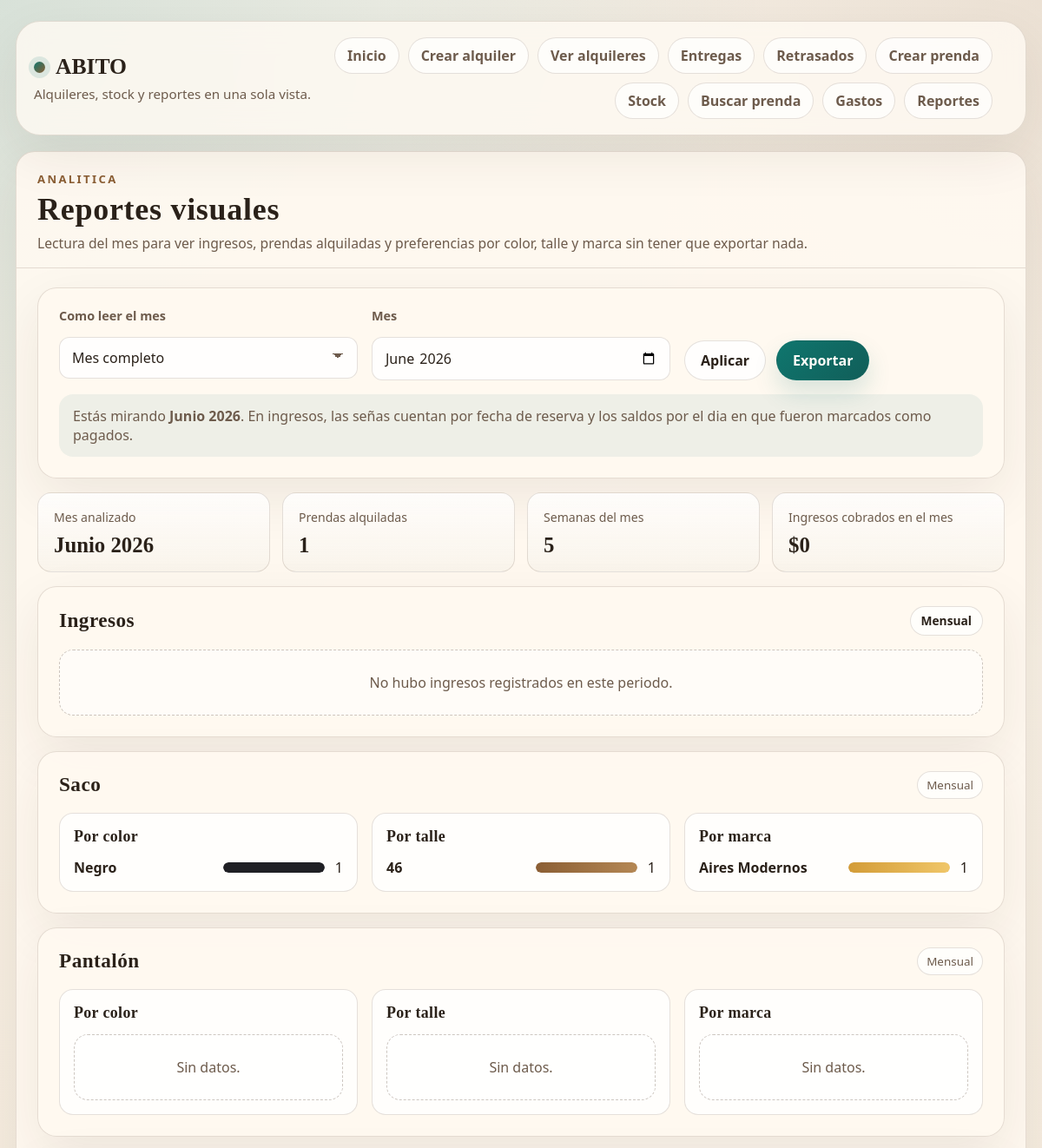
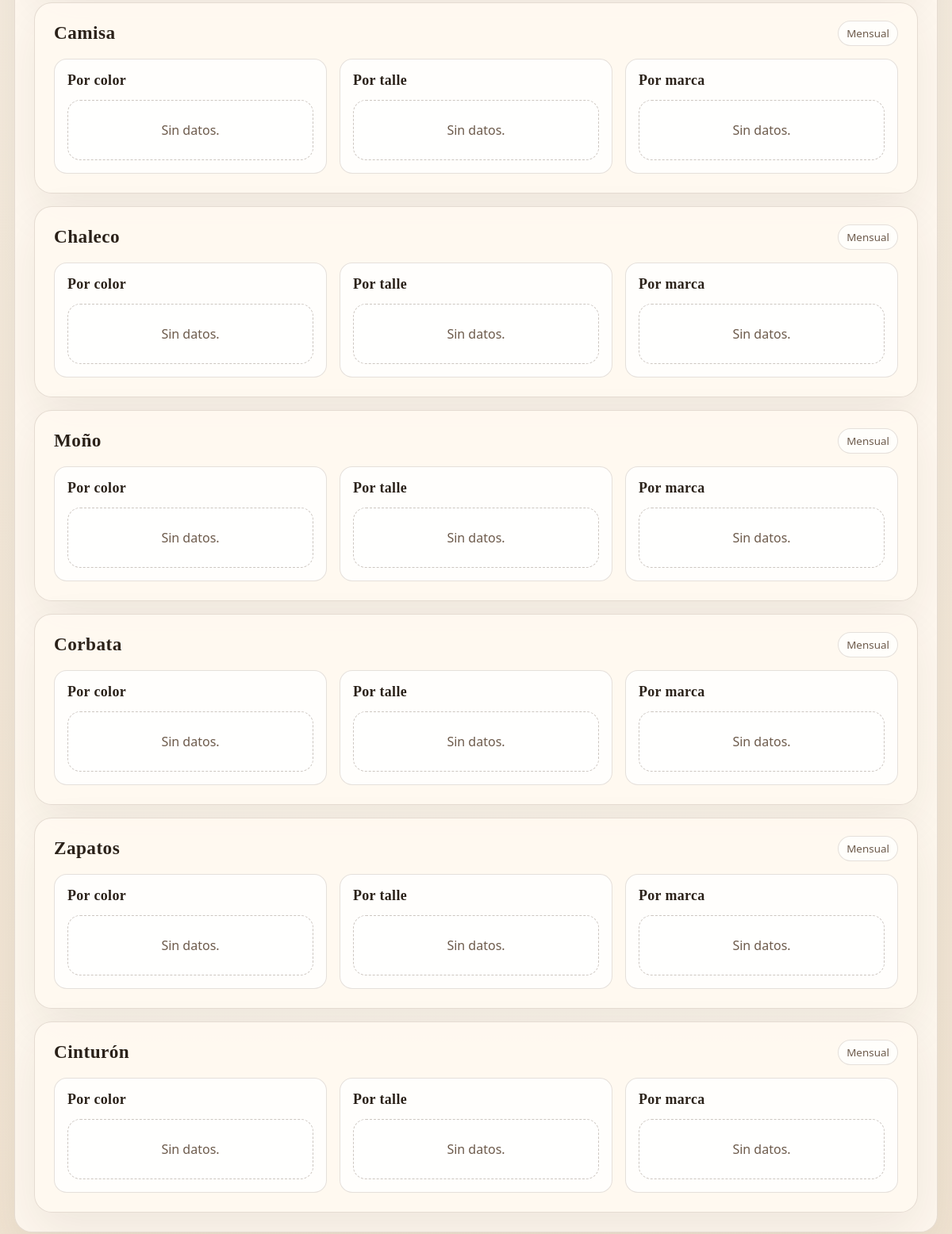
/reportes/, run on the app's committed database (2 pictures, top to bottom).
### prendas/models.py (models this page shows, shortened)
class Prenda(models.Model):
    C_SACO = "SACO"
    C_PANTALON = "PANTALON"
    C_CAMISA = "CAMISA"
    C_CHALECO = "CHALECO"
    C_MONO = "MONO"
    C_CORBATA = "CORBATA"
    C_ZAPATOS = "ZAPATOS"
    C_CINTURON = "CINTURON"
    CATEGORIAS = [
        (C_SACO, "Saco"),
        (C_PANTALON, "Pantalón"),
        (C_CAMISA, "Camisa"),
        (C_CHALECO, "Chaleco"),
        (C_MONO, "Moño"),
        (C_CORBATA, "Corbata"),
        (C_ZAPATOS, "Zapatos"),
        (C_CINTURON, "Cinturón"),
    ]
    E_DISP = "DISPONIBLE"
    E_RES = "RESERVADO"
    E_ENT = "ENTREGADO"
    E_DAN = "DANADA"
    ESTADOS = [
        (E_DISP, "Disponible"),
        (E_RES, "Reservado"),
        (E_ENT, "Entregado"),
        (E_DAN, "Dañada"),
    ]
    O_NAC = "NACIONAL"
    O_IMP = "IMPORTADO"
    ORIGENES = [
        (O_NAC, "Nacional"),
        (O_IMP, "Importado"),
    ]
    codigo = models.CharField(max_length=10, unique=True, db_index=True)
    categoria = models.CharField(max_length=20, choices=CATEGORIAS)
    marca = models.CharField(max_length=40, blank=True, default="")
    color = models.CharField(max_length=40, blank=True, default="")
    talle = models.CharField(max_length=20, blank=True, default="")
    origen = models.CharField(max_length=20, choices=ORIGENES, blank=True, default="")
    estado = models.CharField(max_length=20, choices=ESTADOS, default=E_DISP)
    notas = models.CharField(max_length=200, blank=True, default="")
    creado_en = models.DateTimeField(auto_now_add=True)
    actualizado_en = models.DateTimeField(auto_now=True)
    class Meta:
        indexes = [
            models.Index(fields=["categoria", "estado"]),
            models.Index(fields=["origen"]),
            models.Index(fields=["marca"]),
            models.Index(fields=["color"]),
            models.Index(fields=["talle"]),
        ]

### reportes/views.py (the view, shortened to what this page needs)
# urls.py: path("", views.home, name="home"),
def home(request):
    period, start, end, weeks_n = _resolve_period(request)
    item_rows = (
        AlquilerItem.objects
        .select_related("alquiler", "prenda")
        .filter(alquiler__fecha_entrega__gte=start, alquiler__fecha_entrega__lt=end)
        .values_list(
            "alquiler__fecha_entrega",
            "prenda__categoria",
            "prenda__color",
            "prenda__talle",
            "prenda__marca",
        )
    )
    monthly_color = defaultdict(lambda: defaultdict(int))
    monthly_talle = defaultdict(lambda: defaultdict(int))
    monthly_marca = defaultdict(lambda: defaultdict(int))
    weekly_color = defaultdict(lambda: defaultdict(lambda: defaultdict(int)))
    weekly_talle = defaultdict(lambda: defaultdict(lambda: defaultdict(int)))
    weekly_marca = defaultdict(lambda: defaultdict(lambda: defaultdict(int)))
    total_items = 0
    for entrega, categoria, color, talle, marca in item_rows:
        total_items += 1
        color = (color or "").strip() or "Sin color"
        talle = (talle or "").strip() or "Sin talle"
        marca = (marca or "").strip() or "Sin marca"
        if period == "mensual":
            monthly_color[categoria][color] += 1
            monthly_talle[categoria][talle] += 1
            monthly_marca[categoria][marca] += 1
        else:
            week = ((entrega.day - 1) // 7) + 1
            weekly_color[categoria][color][week] += 1
            weekly_talle[categoria][talle][week] += 1
            weekly_marca[categoria][marca][week] += 1
    report = []
    for categoria, label in Prenda.CATEGORIAS:
        if period == "mensual":
            colors = _bar_items_from_pairs(_top_k_from_monthly(monthly_color.get(categoria, {})), "accent", color_mode=True)
            talles = _bar_items_from_pairs(_top_k_from_monthly(monthly_talle.get(categoria, {})), "secondary")
            marcas = _bar_items_from_pairs(_top_k_from_monthly(monthly_marca.get(categoria, {})), "warn")
            report.append({
                "label": label,
                "mode": "mensual",
                "cards": [
                    {"title": "Por color", "items": colors},
                    {"title": "Por talle", "items": talles},
                    {"title": "Por marca", "items": marcas},
                ],
            })
    methods = dict(Alquiler.METODOS_PAGO)
    method_order = list(methods.keys()) + ["SIN"]
    ingresos_mensual = {
        "sena": defaultdict(float),
        "saldo": defaultdict(float),
        "total": defaultdict(float),
    }
    ingresos_semanal = defaultdict(lambda: {
        "sena": defaultdict(float),
        "saldo": defaultdict(float),
        "total": defaultdict(float),
    })
    senas = (
        Alquiler.objects
        .filter(fecha_reserva__gte=start, fecha_reserva__lt=end)
        .values_list("fecha_reserva", "sena", "metodo_sena")
    )
    saldos = (
        Alquiler.objects
        .filter(estado_saldo=Alquiler.SAL_PAG, saldo_pagado_en__isnull=False)
        .filter(saldo_pagado_en__gte=start, saldo_pagado_en__lt=end)
        .values_list("saldo_pagado_en", "saldo", "metodo_saldo")
    )
    if period == "mensual":
        rows, total_sena, total_saldo, total_general = _income_rows(ingresos_mensual, methods, method_order)
        ingresos_ctx = {
            "tipo": "mensual",
            "rows": rows,
            "total_sena": total_sena,
            "total_saldo": total_saldo,
            "total_general": total_general,
        }
    summary = [
        {"label": "Mes analizado", "value": _month_label(start)},
        {"label": "Prendas alquiladas", "value": total_items},
        {"label": "Semanas del mes", "value": weeks_n},
        {"label": "Ingresos cobrados en el mes", "value": total_general, "money": True},
    ]
    return render(request, "reportes/home.html", {
        "periodo": period,
        "ym_value": f"{start.year:04d}-{start.month:02d}",
        "month_label": _month_label(start),
        "start": start,
        "weeks_n": weeks_n,
        "total_items": total_items,
        "ingresos": ingresos_ctx,
        "report": report,
        "summary": summary,
    })

### alquileres/templatetags/abito_tags.py (called while the page is built)
def _to_decimal(value):
    if value in (None, ""):
        return None
    if isinstance(value, Decimal):
        return value
    try:
        return Decimal(str(value).replace(",", "."))
    except (InvalidOperation, ValueError, TypeError):
        return None

@register.filter
def miles0(value):
    number = _to_decimal(value)
    if number is None:
        return ""
    rounded = int(number.quantize(Decimal("1"), rounding=ROUND_HALF_UP))
    sign = "-" if rounded < 0 else ""
    formatted = f"{abs(rounded):,}".replace(",", ".")
    return f"{sign}{formatted}"

### reportes/views.py (called while the page is built)
def _first_day_next_month(day: date) -> date:
    if day.month == 12:
        return date(day.year + 1, 1, 1)
    return date(day.year, day.month + 1, 1)

def _weeks_in_month(year: int, month: int) -> int:
    start = date(year, month, 1)
    end = _first_day_next_month(start) - timedelta(days=1)
    return ((end.day - 1) // 7) + 1

def _month_label(day: date) -> str:
    return f"{MESES_ES[day.month - 1].capitalize()} {day.year}"

def _normalize_color_key(value: str) -> str:
    text = unicodedata.normalize("NFD", (value or "").strip().casefold())
    return "".join(char for char in text if unicodedata.category(char) != "Mn")

def _fill_color_for_label(label: str):
    key = _normalize_color_key(label)
    return COLOR_FILL_MAP.get(key)

def _resolve_period(request):
    today = timezone.localdate()
    period = (request.GET.get("periodo") or "mensual").strip().lower()
    if period not in {"mensual", "semanal"}:
        period = "mensual"
    ym = (request.GET.get("ym") or "").strip()
    if ym and len(ym) == 7 and ym[4] == "-":
        try:
            year = int(ym[:4])
            month = int(ym[5:7])
            start = date(year, month, 1)
        except Exception:
            start = date(today.year, today.month, 1)
    else:
        start = date(today.year, today.month, 1)
    end = _first_day_next_month(start)
    weeks_n = _weeks_in_month(start.year, start.month)
    return period, start, end, weeks_n

def _top_k_from_monthly(data, limit=8):
    items = sorted(data.items(), key=lambda item: (-item[1], item[0]))
    return items[:limit]

### reportes/templates/reportes/home.html (shortened to what this page needs)
{% extends "base.html" %}
{% load abito_tags %}
{% block content %}
<section class="ab-card">
  <div class="ab-head">
    <div>
      <p class="ab-kicker">Analitica</p>
      <h1 class="ab-title">Reportes visuales</h1>
      <p class="ab-sub">Lectura del mes para ver ingresos, prendas alquiladas y preferencias por color, talle y marca sin tener que exportar nada.</p>
    </div>
  </div>
  <div class="ab-body ab-stack">
    <form method="get" class="ab-card" style="border-radius: 22px;">
      <div class="ab-body">
        <div class="ab-grid">
          <div class="col-4 ab-field">
            <label class="ab-lab" for="id_periodo">Como leer el mes</label>
            <select class="ab-sel" name="periodo" id="id_periodo">
              <option value="mensual" {% if periodo == "mensual" %}selected{% endif %}>Mes completo</option>
            </select>
          </div>
          <div class="col-4 ab-field">
            <label class="ab-lab" for="id_ym">Mes</label>
            <input class="ab-inp" type="month" name="ym" id="id_ym" value="{{ ym_value }}">
          </div>
          <div class="col-4 ab-field" style="justify-content: flex-end;">
            <label class="ab-lab">&nbsp;</label>
            <div class="ab-actions">
              <button class="ab-btn2" type="submit">Aplicar</button>
              <a class="ab-btn" href="{% url 'reportes:exportar_excel' %}?periodo={{ periodo }}&ym={{ ym_value }}">Exportar</a>
            </div>
          </div>
        </div>
        <div class="ab-form-note" style="margin-top: 16px;">
          Estás mirando <strong>{{ month_label }}</strong>.
          En ingresos, las señas cuentan por fecha de reserva y los saldos por el dia en que fueron marcados como pagados.
        </div>
      </div>
    </form>
    <div class="ab-summary-grid">
      {% for item in summary %}
        <div class="ab-summary-card">
          <span class="ab-small">{{ item.label }}</span>
          <strong>{% if item.money %}${{ item.value|miles0 }}{% else %}{{ item.value }}{% endif %}</strong>
        </div>
      {% endfor %}
    </div>
    <div class="ab-card" style="border-radius: 22px;">
      <div class="ab-body">
        <div class="ab-section-title">
          <h2>Ingresos</h2>
          <span class="ab-pill">{{ periodo|title }}</span>
        </div>
        {% if ingresos.tipo == "mensual" %}
          {% if ingresos.total_general %}
            <div class="ab-card-grid">
              {% for row in ingresos.rows %}
                <article class="ab-list-card">
                  <div class="ab-row" style="justify-content: space-between;">
                    <h3>{{ row.label }}</h3>
                    <span class="ab-pill">${{ row.total|miles0 }}</span>
                  </div>
                  <div class="ab-dual-meter" style="margin-top: 14px;">
                    <div class="ab-dual-meter-line">
                      <span>Senas</span>
                      <div class="ab-bar-track"><div class="ab-bar-fill" style="width: {{ row.pct_sena }}%;"></div></div>
                      <strong>${{ row.sena|miles0 }}</strong>
                    </div>
                    <div class="ab-dual-meter-line">
                      <span>Saldos</span>
                      <div class="ab-bar-track"><div class="ab-bar-fill secondary" style="width: {{ row.pct_saldo }}%;"></div></div>
                      <strong>${{ row.saldo|miles0 }}</strong>
                    </div>
                    <div class="ab-dual-meter-line">
                      <span>Total</span>
                      <div class="ab-bar-track"><div class="ab-bar-fill warn" style="width: {{ row.pct_total }}%;"></div></div>
                      <strong>${{ row.total|miles0 }}</strong>
                    </div>
                  </div>
                </article>
              {% endfor %}
            </div>
            <div class="ab-card" style="border-radius: 22px; margin-top: 18px;">
              <div class="ab-body">
                <div class="ab-row" style="justify-content: space-between;">
                  <span class="ab-chip">Senas: ${{ ingresos.total_sena|miles0 }}</span>
                  <span class="ab-chip">Saldos: ${{ ingresos.total_saldo|miles0 }}</span>
                  <span class="ab-chip">Total: ${{ ingresos.total_general|miles0 }}</span>
                </div>
              </div>
            </div>
          {% else %}
            <div class="ab-empty">No hubo ingresos registrados en este periodo.</div>
          {% endif %}
        {% endif %}
      </div>
    </div>
    {% for section in report %}
      <div class="ab-card" style="border-radius: 22px;">
        <div class="ab-body">
          <div class="ab-section-title">
            <h2>{{ section.label }}</h2>
            <span class="ab-chip">{{ section.mode|title }}</span>
          </div>
          <div class="ab-card-grid">
            {% for card in section.cards %}
              <article class="ab-list-card">
                <h3>{{ card.title }}</h3>
                {% if section.mode == "mensual" %}
                  {% if card.items %}
                    <div class="ab-visual-list" style="margin-top: 14px;">
                      {% for item in card.items %}
                        <div class="ab-bar-row">
                          <strong>{{ item.label }}</strong>
                          <div class="ab-bar-track">
                            <div class="ab-bar-fill{% if not item.fill_color and item.tone != 'accent' %} {{ item.tone }}{% endif %}" style="width: {{ item.pct }}%;{% if item.fill_color %} background: {{ item.fill_color }};{% endif %}"></div>
                          </div>
                          <span>{{ item.value }}</span>
                        </div>
                      {% endfor %}
                    </div>
                  {% else %}
                    <div class="ab-empty" style="margin-top: 14px;">Sin datos.</div>
                  {% endif %}
                {% endif %}
              </article>
            {% endfor %}
          </div>
        </div>
      </div>
    {% endfor %}
  </div>
</section>
{% endblock %}

### data on the page
Prenda: label "Negro", {{ item.pct }} 100,0 (drawn), value "1", label "Aires Modernos"

### other printed values
{{ month_label }} "Junio 2026"
{{ item.label }} "Mes analizado" "Prendas alquiladas" "Semanas del mes" "Ingresos cobrados en el mes"
{{ item.value }} "Junio 2026" "1" "5"
{{ item.value|miles0 }} "0"
{{ periodo|title }} "Mensual"
{{ section.label }} "Saco" "Pantalón" "Camisa" "Chaleco" "Moño" "Corbata" "Zapatos" "Cinturón"
{{ section.mode|title }} "Mensual" "Mensual" "Mensual" "Mensual" "Mensual" "Mensual" "Mensual" "Mensual"
{{ card.title }} "Por color" "Por talle" "Por marca" "Por color" "Por talle" "Por marca" "Por color" "Por talle" "Por marca" "Por color" "Por talle" "Por marca" "Por color" "Por talle" "Por marca" "Por color" "Por talle" "Por marca" "Por color" "Por talle" "Por marca" "Por color" "Por talle" "Por marca"
{{ item.label }} "46"
{{ item.value }} "1"
